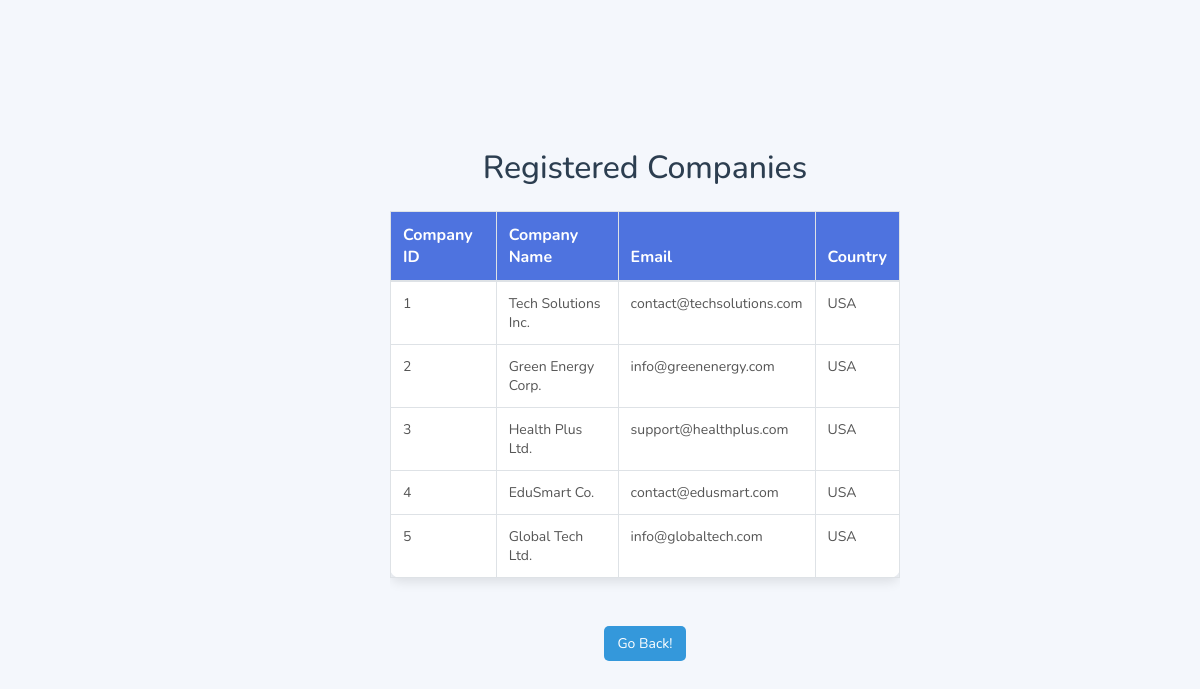
The page /view_companies/ on the database its author committed.
### home/models.py (models this page shows, shortened)
class Company(models.Model):
    company_id = models.IntegerField(primary_key=True)
    company_name = models.CharField(max_length=255)
    email = models.EmailField(unique=True)
    contact_number = models.BigIntegerField()
    street_number = models.CharField(max_length=255)
    city = models.CharField(max_length=255)
    state = models.CharField(max_length=255)
    country = models.CharField(max_length=255)
    pincode = models.CharField(max_length=10)
    password = models.CharField(max_length=100)

### home/views.py (the view)
# urls.py: path('view_companies/', views.view_companies, name='view_companies'),
def view_companies(request):
    companies = Company.objects.all()
    user_type = request.session.get('user_type')  #ftch the user type from the session
    return render(request, 'view_companies.html', {'companies': companies, 'user_type': user_type})

### home/templates/view_companies.html (shortened to what this page needs)
{% load static %}
<html lang="en">
<head>
    <link rel="stylesheet" href="https://stackpath.bootstrapcdn.com/bootstrap/4.3.1/css/bootstrap.min.css"
>
</head>
<body>
    <section class="vh-100">
        <div class="container-fluid h-custom">
            <div class="row d-flex justify-content-center align-items-center h-100">
                <div style="margin-top:10px;" class="col-md-8 col-lg-6 col-xl-6 offset-xl-1">
                    <h2 class="text-center mb-4">Registered Companies</h2>
                    <div class="table-responsive">
                        <table class="table table-bordered">
                            <thead>
                                <tr>
                                    <th>Company ID</th>
                                    <th>Company Name</th>
                                    <th>Email</th>
                                    <th>Country</th>
                                </tr>
                            </thead>
                            <tbody>
                                {% for company in companies %}
                                <tr>
                                    <td>{{ company.company_id }}</td>
                                    <td>{{ company.company_name }}</td>
                                    <td>{{ company.email }}</td>
                                    <td>{{ company.country }}</td>
                                </tr>
                                {% empty %}
                                <tr>
                                    <td colspan="4">No companies registered.</td>
                                </tr>
                                {% endfor %}
                            </tbody>
                        </table>
                    </div>
                    <div class="text-center mt-4 pt-2">
                        <a href="{% if user_type == 'admin' %}
                                    {% url 'admin_dashboard' %}
                                 {% elif user_type == 'company' %}
                                    {% url 'company_dashboard' %}
                                 {% elif user_type == 'student' %}
                                    {% url 'student_dashboard' %}
                                 {% else %}
                                    {% url 'home' %}
                                 {% endif %}">
                            <button type="button" class="btn go-back-btn">
                                Go Back!
                            </button>
                        </a>
                    </div>
                </div>
            </div>
        </div>
    </section>
</body>
</html>

### home/templates/view_companies.html (style rules this page uses)
* { margin: 0; padding: 0; font-family: 'Nunito', sans-serif; box-sizing: border-box; }
body { background-color: #f4f7fc; }
.container-fluid { max-width: 90%; }
h2 { color: #2c3e50; margin-bottom: 30px; }
.table { background-color: white; border-radius: 10px; box-shadow: 0px 4px 12px rgba(0, 0, 0, 0.1); }
.table th { background-color: #4e73df; color: white; font-weight: bold; }
.table td { font-size: 14px; color: #555; }
.table-responsive { max-height: 400px; overflow-y: auto; }
.go-back-btn { font-size: 14px; background-color: #3498db; color: white; border-radius: 5px; }

### rows shown on the page
Company: company_id "1", company_name "Tech Solutions Inc.", email "contact@techsolutions.com", country "USA"
Company: company_id "2", company_name "Green Energy Corp.", email "info@greenenergy.com", country "USA"
Company: company_id "3", company_name "Health Plus Ltd.", email "support@healthplus.com", country "USA"
Company: company_id "4", company_name "EduSmart Co.", email "contact@edusmart.com", country "USA"
Company: company_id "5", company_name "Global Tech Ltd.", email "info@globaltech.com", country "USA"
